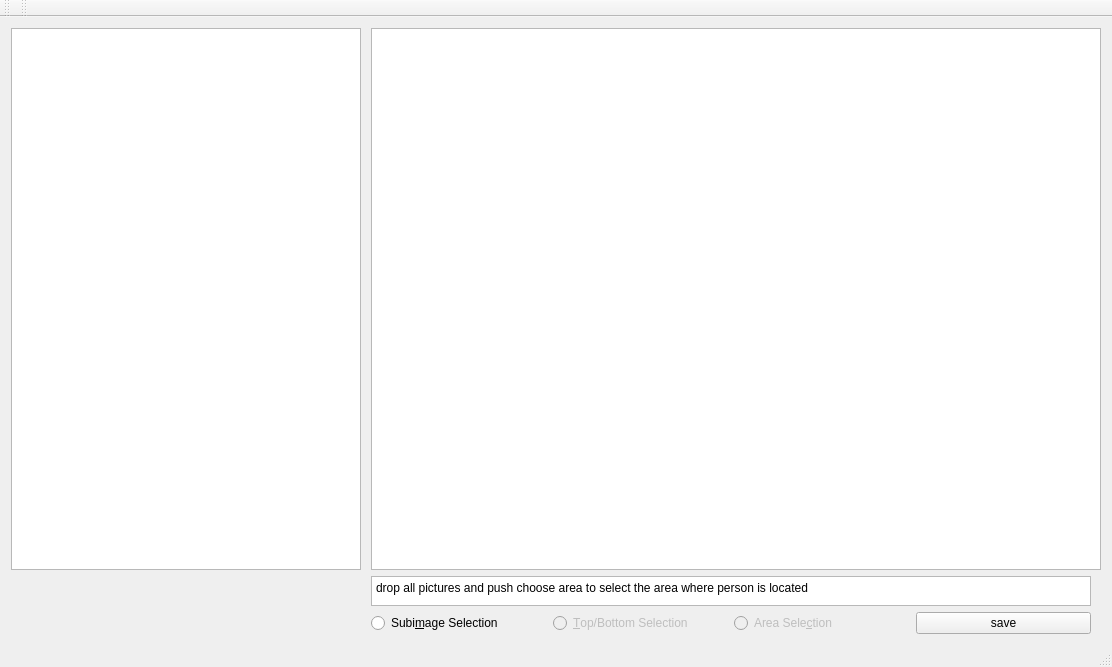
<?xml version="1.0" encoding="UTF-8"?>
<ui version="4.0">
 <class>MainWindow</class>
 <widget class="QMainWindow" name="MainWindow">
  <property name="geometry">
   <rect>
    <x>0</x>
    <y>0</y>
    <width>1112</width>
    <height>667</height>
   </rect>
  </property>
  <property name="sizePolicy">
   <sizepolicy hsizetype="Expanding" vsizetype="Expanding">
    <horstretch>0</horstretch>
    <verstretch>0</verstretch>
   </sizepolicy>
  </property>
  <property name="minimumSize">
   <size>
    <width>800</width>
    <height>400</height>
   </size>
  </property>
  <property name="mouseTracking">
   <bool>true</bool>
  </property>
  <property name="windowTitle">
   <string>Where is Waldo</string>
  </property>
  <widget class="QWidget" name="centralWidget">
   <property name="sizePolicy">
    <sizepolicy hsizetype="Expanding" vsizetype="Expanding">
     <horstretch>0</horstretch>
     <verstretch>0</verstretch>
    </sizepolicy>
   </property>
   <property name="mouseTracking">
    <bool>true</bool>
   </property>
   <property name="acceptDrops">
    <bool>true</bool>
   </property>
   <property name="layoutDirection">
    <enum>Qt::LeftToRight</enum>
   </property>
   <layout class="QVBoxLayout" name="verticalLayout">
    <item>
     <layout class="QHBoxLayout" name="seletion_layout" stretch="0,0">
      <property name="spacing">
       <number>10</number>
      </property>
      <property name="sizeConstraint">
       <enum>QLayout::SetDefaultConstraint</enum>
      </property>
      <property name="leftMargin">
       <number>0</number>
      </property>
      <property name="topMargin">
       <number>0</number>
      </property>
      <item>
       <widget class="QListWidget" name="listWidget">
        <property name="sizePolicy">
         <sizepolicy hsizetype="MinimumExpanding" vsizetype="MinimumExpanding">
          <horstretch>0</horstretch>
          <verstretch>0</verstretch>
         </sizepolicy>
        </property>
        <property name="minimumSize">
         <size>
          <width>350</width>
          <height>0</height>
         </size>
        </property>
        <property name="maximumSize">
         <size>
          <width>350</width>
          <height>16777215</height>
         </size>
        </property>
       </widget>
      </item>
      <item>
       <widget class="MyGraphicsView" name="graphicsView">
        <property name="mouseTracking">
         <bool>true</bool>
        </property>
       </widget>
      </item>
     </layout>
    </item>
    <item>
     <layout class="QHBoxLayout" name="horizontalLayout">
      <property name="leftMargin">
       <number>360</number>
      </property>
      <property name="rightMargin">
       <number>10</number>
      </property>
      <item>
       <widget class="QPlainTextEdit" name="plainTextEdit">
        <property name="maximumSize">
         <size>
          <width>16777215</width>
          <height>30</height>
         </size>
        </property>
        <property name="readOnly">
         <bool>true</bool>
        </property>
        <property name="plainText">
         <string>drop all pictures and push choose area to select the area where person is located</string>
        </property>
       </widget>
      </item>
     </layout>
    </item>
    <item>
     <layout class="QHBoxLayout" name="button_layout">
      <property name="leftMargin">
       <number>360</number>
      </property>
      <property name="topMargin">
       <number>0</number>
      </property>
      <property name="rightMargin">
       <number>10</number>
      </property>
      <item>
       <widget class="QRadioButton" name="subImageButton">
        <property name="text">
         <string>Subi&amp;mage Selection</string>
        </property>
       </widget>
      </item>
      <item>
       <widget class="QRadioButton" name="topButton">
        <property name="enabled">
         <bool>false</bool>
        </property>
        <property name="text">
         <string>&amp;Top/Bottom Selection</string>
        </property>
        <property name="checkable">
         <bool>true</bool>
        </property>
       </widget>
      </item>
      <item>
       <widget class="QRadioButton" name="areaButton">
        <property name="enabled">
         <bool>false</bool>
        </property>
        <property name="text">
         <string>Area Sele&amp;ction</string>
        </property>
        <property name="checkable">
         <bool>true</bool>
        </property>
       </widget>
      </item>
      <item>
       <widget class="QPushButton" name="saveButton">
        <property name="text">
         <string>save</string>
        </property>
       </widget>
      </item>
     </layout>
    </item>
   </layout>
  </widget>
  <widget class="QMenuBar" name="menuBar">
   <property name="geometry">
    <rect>
     <x>0</x>
     <y>0</y>
     <width>1112</width>
     <height>31</height>
    </rect>
   </property>
  </widget>
  <widget class="QToolBar" name="mainToolBar">
   <attribute name="toolBarArea">
    <enum>TopToolBarArea</enum>
   </attribute>
   <attribute name="toolBarBreak">
    <bool>false</bool>
   </attribute>
  </widget>
  <widget class="QStatusBar" name="statusBar"/>
  <widget class="QToolBar" name="toolBar">
   <property name="windowTitle">
    <string>toolBar</string>
   </property>
   <attribute name="toolBarArea">
    <enum>TopToolBarArea</enum>
   </attribute>
   <attribute name="toolBarBreak">
    <bool>false</bool>
   </attribute>
  </widget>
 </widget>
 <layoutdefault spacing="6" margin="11"/>
 <customwidgets>
  <customwidget>
   <class>MyGraphicsView</class>
   <extends>QGraphicsView</extends>
   <header>mygraphicsview.h</header>
  </customwidget>
 </customwidgets>
 <resources/>
 <connections/>
</ui>
